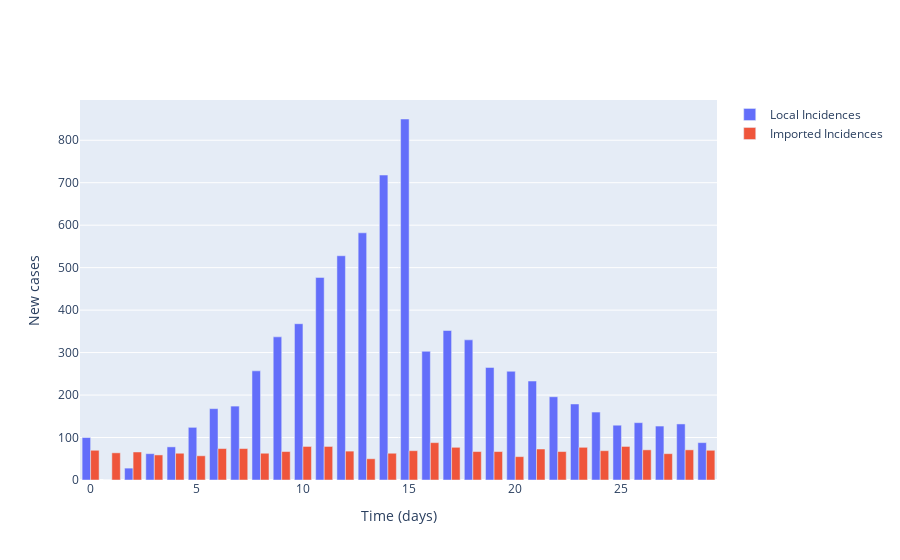

Notebook cell for this chart:
### Markdown cell above
## Plot local incidence numbers and imported cases

### Code cell
# Plot (bar chart cases each day)
fig = go.Figure()

# Plot of incidences
fig.add_trace(
    go.Bar(
        x=times,
        y=locally_infected_cases,
        name='Local Incidences'
    )
)

fig.add_trace(
    go.Bar(
        x=times,
        y=imported_cases,
        name='Imported Incidences'
    )
)

# Add axis labels
fig.update_layout(
    xaxis_title='Time (days)',
    yaxis_title='New cases'
)

fig.show()

### Figure 1 — Plotly figure (JSON) as saved in the notebook; plotly's stock layout.template omitted (floating-point values rounded to 4 significant figures)
{"data": [{"name": "Local Incidences", "type": "bar", "x": [0, 1, 2, 3, 4, 5, 6, 7, 8, 9, 10, 11, 12, 13, 14, 15, 16, 17, 18, 19, 20, 21, 22, 23, 24, 25, 26, 27, 28, 29], "y": [100, 0, 28, 62, 78, 124, 168, 174, 257, 337, 368, 477, 528, 582, 718, 850, 303, 352, 330, 265, 256, 233, 196, 179, 160, 129, 135, 127, 132, 88]}, {"name": "Imported Incidences", "type": "bar", "x": [0, 1, 2, 3, 4, 5, 6, 7, 8, 9, 10, 11, 12, 13, 14, 15, 16, 17, 18, 19, 20, 21, 22, 23, 24, 25, 26, 27, 28, 29], "y": [70, 64, 66, 59, 63, 57, 74, 74, 63, 67, 79, 79, 68, 50, 63, 69, 88, 77, 67, 67, 55, 73, 67, 77, 69, 79, 71, 62, 71, 70]}], "layout": {"xaxis": {"title": {"text": "Time (days)"}}, "yaxis": {"title": {"text": "New cases"}}}}
